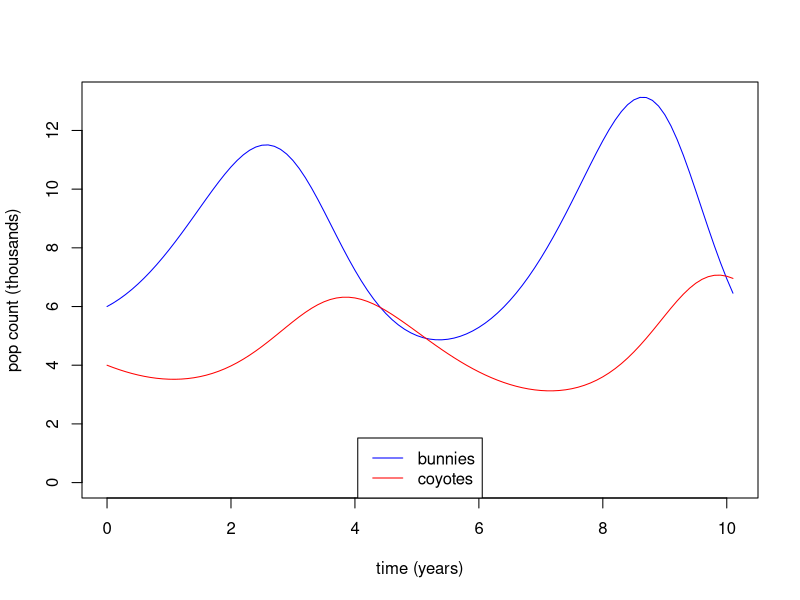

The R script that drew this image:
## ---- chunk 1
while(T){
  m = round(runif(1,1.2,1.9),1)
  n = round(runif(1,0.1,0.3),1)
  p = round(runif(1,0.1,0.5),1)
  q = round(runif(1,0.3,0.9),1)
  B = sample(5:40,1)
  C = sample(1:4,1)
  t = 0
  dt = 0.1
  stillgood = T
  for(i in 1:101){
    B = c(B,B[i]+(m*B[i]-n*B[i]*C[i])*dt)
    C = c(C,C[i]+(p*B[i]*C[i]-q*C[i])*dt)
    t = c(t,t[i]+dt)
    if(is.nan(B[i+1]) || B[i+1]<1 || C[i+1]<1){
      stillgood=F
      break
    }
  }
  if(stillgood && B[101]<1000 && B[101]>1 && C[101]<1000 && C[101]>0.5 && max(B)>max(C)){break}
}

if(sample(1:2,1)==1){
  ch = "bunnies"
  sy = "b(10)"
  sol = B[101]
} else {
  ch = "coyotes"
  sy = "c(10)"
  sol = C[101]
}

## ---- chunk 2
plot(t,B,type="l",ylim=c(0,max(c(B,C))),xlab="time (years)",ylab="pop count (thousands)",col="blue")
lines(t,C,col="red")
legend("bottom",c("bunnies","coyotes"),col=c("blue","red"),lty=c(1,1))
